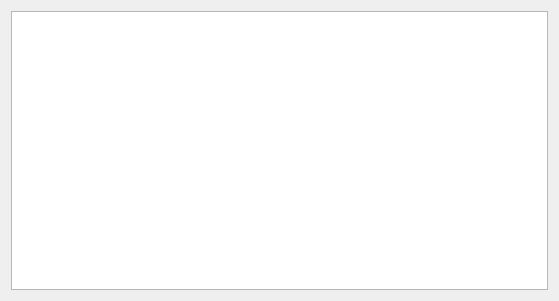
<?xml version="1.0" encoding="UTF-8"?>
<ui version="4.0">
 <class>ViewReportDialog</class>
 <widget class="QDialog" name="ViewReportDialog">
  <property name="geometry">
   <rect>
    <x>0</x>
    <y>0</y>
    <width>559</width>
    <height>301</height>
   </rect>
  </property>
  <property name="windowTitle">
   <string>Dialog</string>
  </property>
  <layout class="QVBoxLayout" name="verticalLayout">
   <item>
    <widget class="QTableView" name="tableView">
     <property name="editTriggers">
      <set>QAbstractItemView::NoEditTriggers</set>
     </property>
    </widget>
   </item>
  </layout>
 </widget>
 <resources/>
 <connections/>
</ui>
